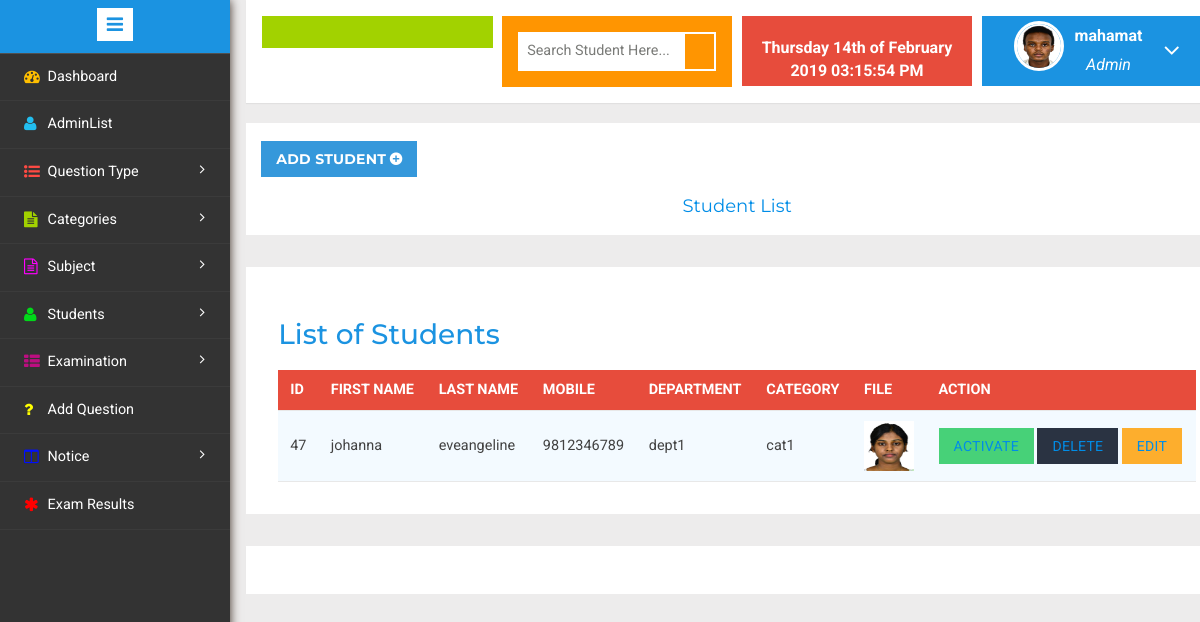
Page /admin/search.php?name=johanna (signed in) on the earlier database version.
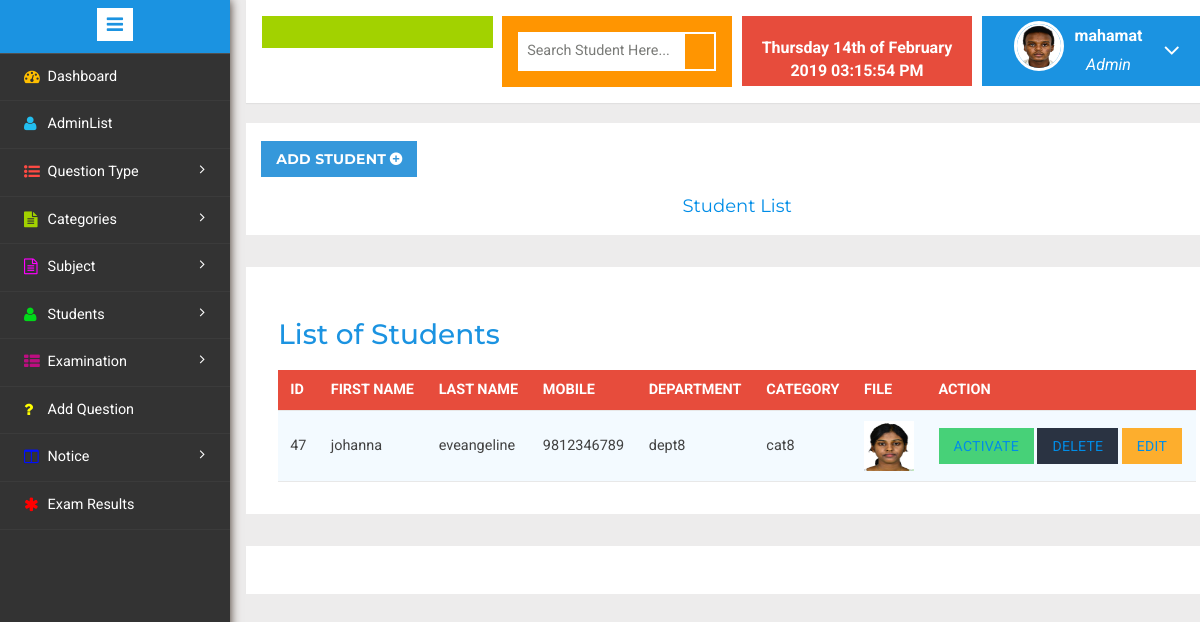
Same page on the later database version.
### tables this page shows
CREATE TABLE `studenttbl` (
  `studid` int(11) NOT NULL,
  `fname` varchar(50) NOT NULL,
  `lname` varchar(50) NOT NULL,
  `gender` varchar(20) NOT NULL,
  `blood` varchar(20) NOT NULL,
  `email` varchar(50) NOT NULL,
  `phone` varchar(20) NOT NULL,
  `mobile` varchar(20) NOT NULL,
  `password` varchar(50) NOT NULL,
  `cpassword` varchar(50) NOT NULL,
  `dob` date NOT NULL,
  `address` varchar(50) NOT NULL,
  `deptname` varchar(20) NOT NULL,
  `catname` varchar(20) NOT NULL,
  `file` varchar(50) NOT NULL,
  `status` tinyint(1) NOT NULL
);

### admin/search.php (the view, shortened to what this page needs)
<!DOCTYPE HTML>
<html>
<head>
</head>
<body>
<div class="page-container">
<div class="left-content">
<div class="mother-grid-inner">
<?php
if($_SESSION["userid"]==true)
{
include("header.php");
if (isset($_GET['name'])) {
$keyword = ucwords($_GET['name']);
$sql = "SELECT * FROM studenttbl WHERE fname LIKE '%$keyword%' or lname LIKE '%$keyword%'";
}
 ?>
	<ol class="breadcrumb">
	             <li class="breadcrumb-item text-white" ><h4 ><a href="addstudent.php" class=" btn btn-primary hvr-icon-float-away col-9">Add Student </a></h4></li>
                <center><li class="breadcrumb-item"><h4><a href="">Student List</a></h4></li></center>
            </ol>
<?php
$result = mysql_query($sql);
?>
<div class="agile-grids">
<div class="agile-tables">
<div class="w3l-table-info">
<h2>List of Students</h2>
<table width="100%" id="table">
<thead>
<tr>
               <th align="left">Id</th>
			   <th align="left">First Name</th>
			   <th align="left">Last Name</th>
			   <th align="left">Mobile</th>
			   <th align="left">Department</th>
			   <th align="left">Category</th>
			   <th align="left">File</th>
			   <th align="left">Action</th>
</tr>
</thead>
<tbody>
<?php while($rows=mysql_fetch_array($result))
{
	extract($rows);
	?>
    <tr>
    <td><?php echo $rows['studid'];?></td>
	<td><?php echo $rows['fname'];?></td>
    <td><?php echo $rows['lname'];?></td>
	<td><?php echo $rows['mobile'];?></td>
	<td><?php echo $rows['deptname'];?></td>
	<td><?php echo $rows['catname'];?></td>
	<td><?php echo($rows['file']!=NULL)?'<img src="../student/uploaded/'.$rows['file'].'" width="50" height="50">' :'' ;?></td>
	<td>
    <?php
$status=$rows['status'];
?>
<?php
if(($status)=='1')
{
?>
<button class="btn bg-success text-white ">
<a href="studaction.php?status=<?php echo $rows['studid'];?>"
 onclick="return confirm('In-activate <?php echo $rows['fname'];?>');"> Activate</a></button><?php
}
?>
	<button class="btn btn-dark text-white "><a href="deletestudent.php?id=<?php echo $rows['studid']; ?>"
    onclick="return confirm('Are you sure you wish to delete this Record?');">Delete </a> </button>
	<button class="btn bg-alert dark text-white "><a href="editstudent.php?id=<?php echo $rows['studid']; ?>"> Edit </a></button>
	</td>
    </tr>
<?php }?>
</tbody>
</table>
</div>
</div>
</div>
<?php include("footer.php"); ?>
	<?php include("sidebar.php"); ?>
	<?php }
else
	header('location:login.php');
?>
</body>
</html>

Differences in the rows shown:
changed studenttbl "johanna": deptname "dept1" → "dept8"; catname "cat1" → "cat8"
